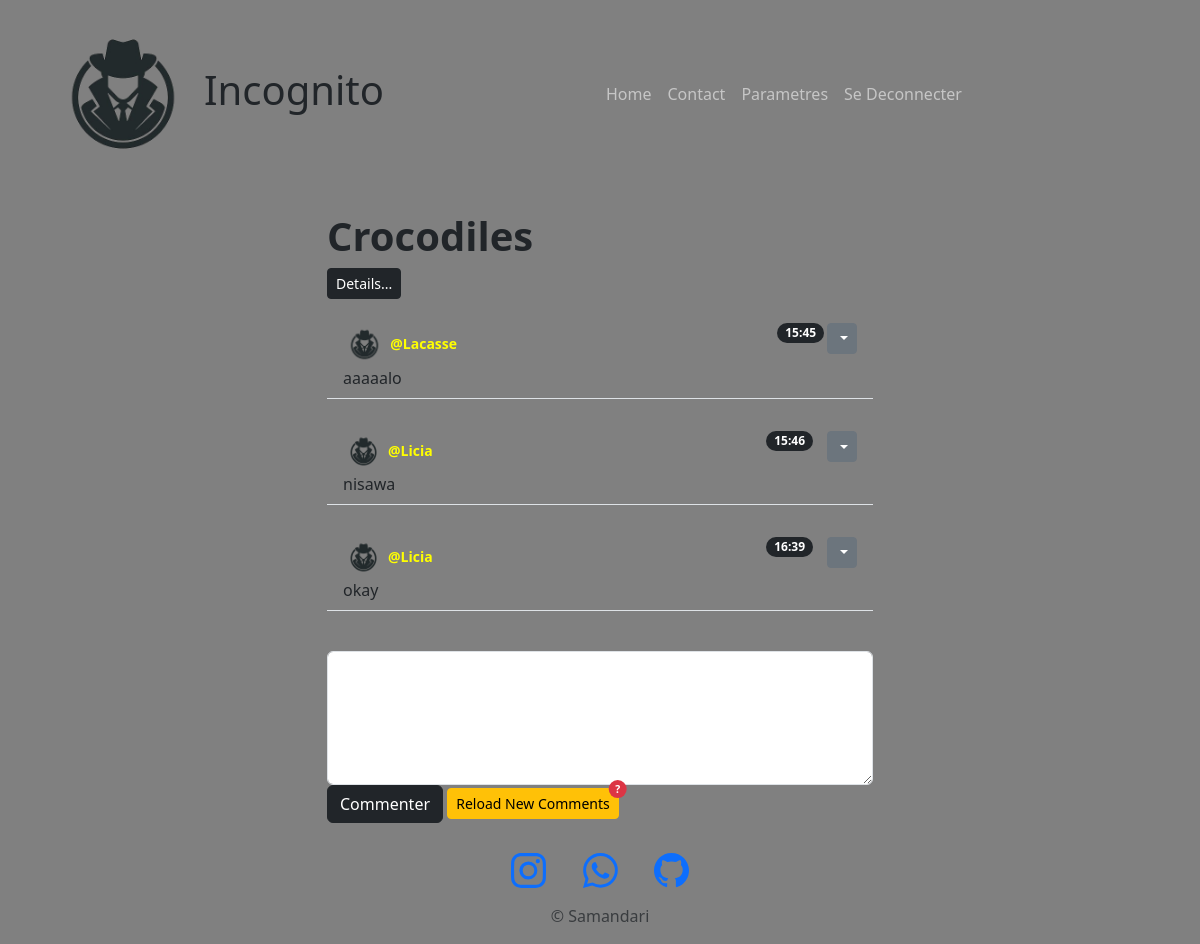
Before: /post/1 (signed in) with the older database file.
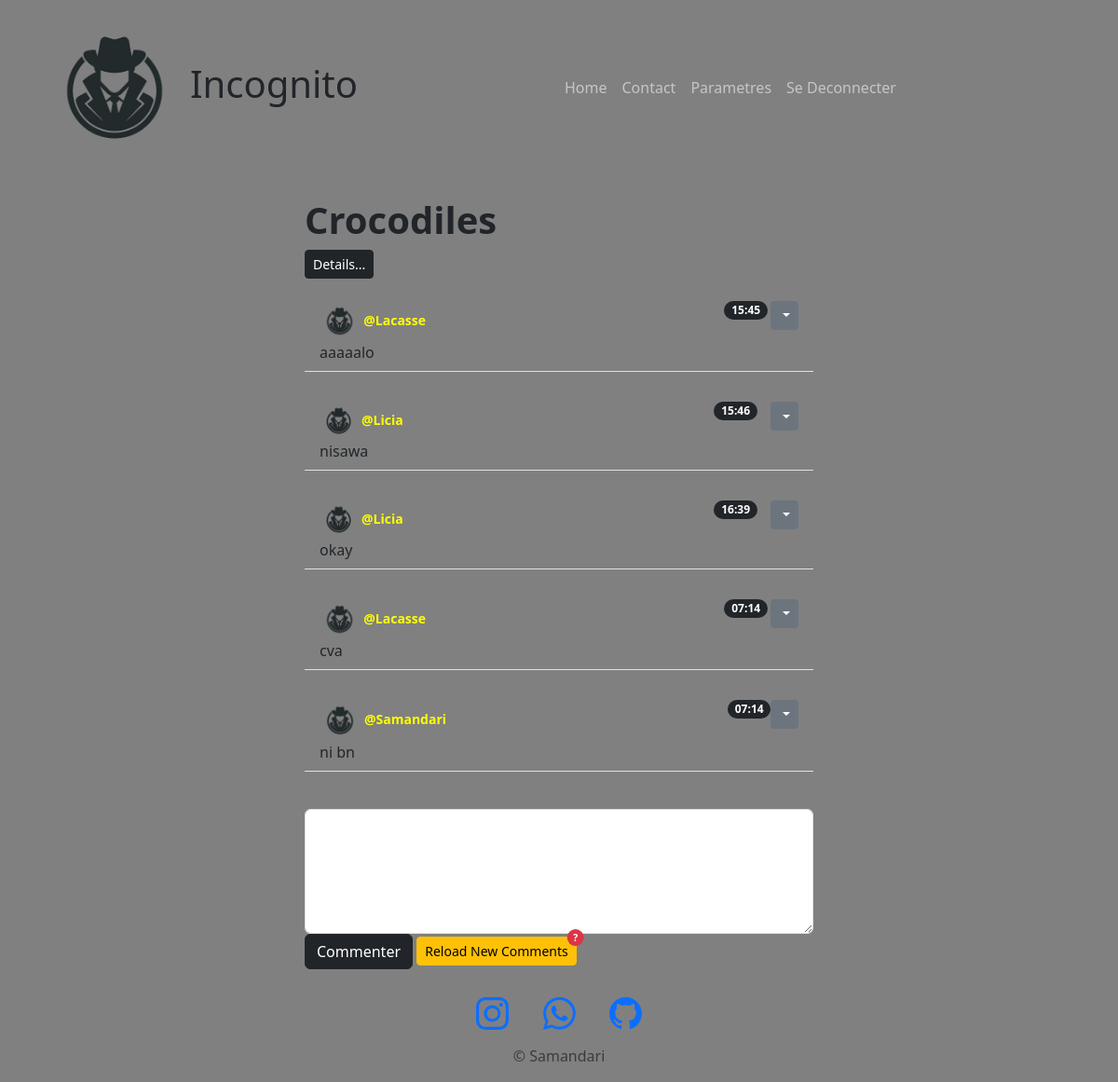
After: the same page with the newer database file.
### main.py (models this page shows)
class Comment(db.Model):
    id = db.Column(db.Integer, primary_key=True)
    content = db.Column(db.String(200))
    timestamp = db.Column(db.DateTime, default=datetime.utcnow)
    user_id = db.Column(db.Integer, db.ForeignKey('user.id'), nullable=False)
    commenter = db.relationship('User', back_populates='comments')  # Include the User object
    post_id = db.Column(db.Integer, db.ForeignKey('post.id'), nullable=False)
    parent_post = db.relationship('Post', back_populates='comments')  # Include the Post object

class User(UserMixin, db.Model):
    id = db.Column(db.Integer, primary_key=True)
    name = db.Column(db.String(50), unique=True, nullable=False)
    password = db.Column(db.String(500), nullable=False)
    posts = db.relationship('Post', back_populates='author', lazy=True)
    comments = db.relationship('Comment', back_populates='commenter', lazy=True)

### main.py (the view, shortened to what this page needs)
@app.route('/post/<int:post_id>', methods=['GET', 'POST'])  # get one post or create a comment
@login_required
def post(post_id):
    if post_id == 0:
        posts = Post.query.count()
        return render_template('refresh.html', posts=posts)
    the_post = Post.query.get(post_id)
    return render_template('post.html', post=the_post, current_user=current_user)

### main.py (called while the page is built)
@login_manager.user_loader
def load_user(user_id):
    return User.query.get(user_id)

### templates/post.html (shortened to what this page needs)
{% include "header.html" %}
    <div class="container mt-4">
        <div class="row">
            <div class="col-md-6 offset-md-3">
                <ul id="comments" class="list-group list-group-flush">
                    <h1><strong>{{post.title}}</strong></h1>
                    <p class="d-inline-flex gap-1">
                          <a class="btn btn-dark btn-sm" data-bs-toggle="collapse" href="#collapseExample" role="button" aria-expanded="false" aria-controls="collapseExample">
                            Details...
                          </a>
                     </p>
                    {% for comment in post.comments %}
                        <li class="list-group-item d-flex justify-content-between align-items-start text-break bg-transparent">
                            <div class="align-baseline">
                                <div class="top-div">
                                    <img src="{{ url_for('static', filename='logo.png') }}" class="logo-user" alt="User Logo">
                                    <span class="date sub-text small " style="color: yellow;">
                                        <strong>@{{comment.commenter.name}}</strong>
                                    </span>
                                </div>
                                {{ comment.content }}
                            </div>
                            <span class="badge text-bg-primary bg-dark rounded-pill">{{ comment.timestamp.strftime('%H:%M') }}</span>
                            <div class="dropdown">
                              <button class="btn btn-secondary btn-sm dropdown-toggle" type="button" data-bs-toggle="dropdown" aria-expanded="true">
                              </button>
                            </div>
                        </li>
                        <br>
                    {% endfor %}
                </ul>
                <form id="form" class="mt-3" method="POST" action="{{ url_for('post', post_id=post.id) }}">
                    <div class="control-group">
                        <div class="form-group col-xs-12 floating-label-form-group controls">
                            <textarea id="input" class="form-control" name="comment" rows="5" autocomplete="off" required></textarea>
                            <button class="btn btn-dark" type="submit" id="sendButton">Commenter</button>
                            <button type="button" class="btn btn-warning btn-sm position-relative" id="refrech" onclick="window.location.reload();">
                              Reload New Comments
                              <span class="position-absolute top-0 start-100 translate-middle badge rounded-pill bg-danger" id="message-count-badge">
                                ?
                              </span>
                            </button>
                        </div>
                    </div>
                </form>
            </div>
        </div>
    </div>
{% include "footer.html" %}

Changed rows visible on the page:
added Comment: commenter.name "Lacasse", content "cva", timestamp "07:14"
added Comment: commenter.name "Samandari", content "ni bn", timestamp "07:14"
